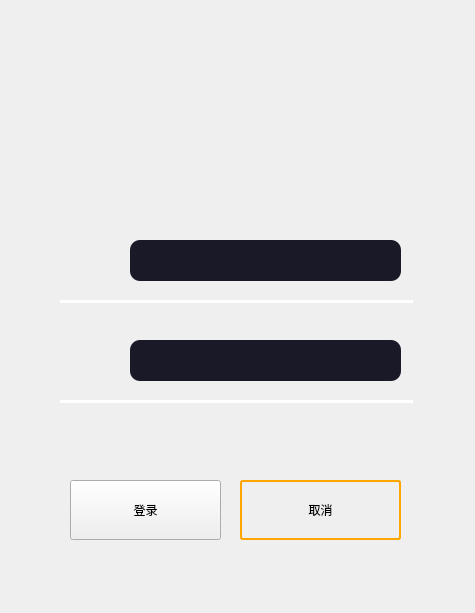
<?xml version="1.0" encoding="UTF-8"?>
<ui version="4.0">
 <class>Form</class>
 <widget class="QWidget" name="Form">
  <property name="geometry">
   <rect>
    <x>0</x>
    <y>0</y>
    <width>475</width>
    <height>613</height>
   </rect>
  </property>
  <property name="windowTitle">
   <string>Form</string>
  </property>
  <widget class="QPushButton" name="pushButton">
   <property name="geometry">
    <rect>
     <x>70</x>
     <y>480</y>
     <width>151</width>
     <height>60</height>
    </rect>
   </property>
   <property name="sizePolicy">
    <sizepolicy hsizetype="Minimum" vsizetype="Fixed">
     <horstretch>0</horstretch>
     <verstretch>0</verstretch>
    </sizepolicy>
   </property>
   <property name="minimumSize">
    <size>
     <width>0</width>
     <height>60</height>
    </size>
   </property>
   <property name="autoFillBackground">
    <bool>false</bool>
   </property>
   <property name="styleSheet">
    <string notr="true">color: rgb(0, 0, 0);
font: 17pt &quot;Verdana&quot;;
padding: 5px;
opacity: 200;
</string>
   </property>
   <property name="text">
    <string>登录</string>
   </property>
   <property name="autoDefault">
    <bool>false</bool>
   </property>
   <property name="default">
    <bool>false</bool>
   </property>
   <property name="flat">
    <bool>false</bool>
   </property>
  </widget>
  <widget class="QLabel" name="label_3">
   <property name="geometry">
    <rect>
     <x>70</x>
     <y>340</y>
     <width>31</width>
     <height>31</height>
    </rect>
   </property>
   <property name="styleSheet">
    <string notr="true">color: rgb(231, 231, 231);
font: 15pt &quot;Verdana&quot;;</string>
   </property>
   <property name="text">
    <string>&lt;html&gt;&lt;head/&gt;&lt;body&gt;&lt;p&gt;&lt;br/&gt;&lt;/p&gt;&lt;/body&gt;&lt;/html&gt;</string>
   </property>
  </widget>
  <widget class="Line" name="line">
   <property name="geometry">
    <rect>
     <x>60</x>
     <y>300</y>
     <width>353</width>
     <height>3</height>
    </rect>
   </property>
   <property name="styleSheet">
    <string notr="true">border: 2px solid white;</string>
   </property>
   <property name="orientation">
    <enum>Qt::Horizontal</enum>
   </property>
  </widget>
  <widget class="QLineEdit" name="lineEdit_2">
   <property name="geometry">
    <rect>
     <x>130</x>
     <y>340</y>
     <width>271</width>
     <height>41</height>
    </rect>
   </property>
   <property name="minimumSize">
    <size>
     <width>0</width>
     <height>40</height>
    </size>
   </property>
   <property name="cursor">
    <cursorShape>ArrowCursor</cursorShape>
   </property>
   <property name="styleSheet">
    <string notr="true">QLineEdit {
      color: rgb(231, 231, 231);
      font: 15pt &quot;Verdana&quot;;
      border: None;
      border-bottom-color: white;
      border-radius: 10px;
      padding: 0 8px;
      background: rgb(25, 25, 40);
      selection-background-color: darkgray;
}</string>
   </property>
  </widget>
  <widget class="QLabel" name="label_2">
   <property name="geometry">
    <rect>
     <x>70</x>
     <y>240</y>
     <width>31</width>
     <height>31</height>
    </rect>
   </property>
   <property name="styleSheet">
    <string notr="true">color: rgb(231, 231, 231);
font: 15pt &quot;Verdana&quot;;</string>
   </property>
   <property name="text">
    <string>&lt;html&gt;&lt;head/&gt;&lt;body&gt;&lt;p&gt;&lt;br/&gt;&lt;/p&gt;&lt;/body&gt;&lt;/html&gt;</string>
   </property>
  </widget>
  <widget class="QLineEdit" name="lineEdit_1">
   <property name="geometry">
    <rect>
     <x>130</x>
     <y>240</y>
     <width>271</width>
     <height>41</height>
    </rect>
   </property>
   <property name="minimumSize">
    <size>
     <width>0</width>
     <height>40</height>
    </size>
   </property>
   <property name="styleSheet">
    <string notr="true">QLineEdit {
      color: rgb(231, 231, 231);
      font: 15pt &quot;Verdana&quot;;
      border: None;
      border-bottom-color: white;
      border-radius: 10px;
      padding: 0 8px;
      background: rgb(25, 25, 40);
      selection-background-color: darkgray;
}</string>
   </property>
  </widget>
  <widget class="QPushButton" name="pushButton_2">
   <property name="geometry">
    <rect>
     <x>240</x>
     <y>480</y>
     <width>161</width>
     <height>60</height>
    </rect>
   </property>
   <property name="minimumSize">
    <size>
     <width>0</width>
     <height>60</height>
    </size>
   </property>
   <property name="styleSheet">
    <string notr="true">color: rgb(0, 0, 0);
font: 17pt &quot;Verdana&quot;;
border: 2px solid orange;
padding: 5px;
border-radius: 3px;
opacity: 0;
</string>
   </property>
   <property name="text">
    <string>取消</string>
   </property>
   <property name="default">
    <bool>false</bool>
   </property>
   <property name="flat">
    <bool>false</bool>
   </property>
  </widget>
  <widget class="QLabel" name="label">
   <property name="geometry">
    <rect>
     <x>180</x>
     <y>20</y>
     <width>131</width>
     <height>150</height>
    </rect>
   </property>
   <property name="minimumSize">
    <size>
     <width>100</width>
     <height>150</height>
    </size>
   </property>
   <property name="maximumSize">
    <size>
     <width>150</width>
     <height>150</height>
    </size>
   </property>
   <property name="styleSheet">
    <string notr="true">image: url(:/icons/icons/rocket_48x48.png);</string>
   </property>
   <property name="text">
    <string/>
   </property>
  </widget>
  <widget class="Line" name="line_2">
   <property name="geometry">
    <rect>
     <x>60</x>
     <y>400</y>
     <width>353</width>
     <height>3</height>
    </rect>
   </property>
   <property name="styleSheet">
    <string notr="true">border: 2px solid white;</string>
   </property>
   <property name="orientation">
    <enum>Qt::Horizontal</enum>
   </property>
  </widget>
 </widget>
 <resources/>
 <connections/>
</ui>
